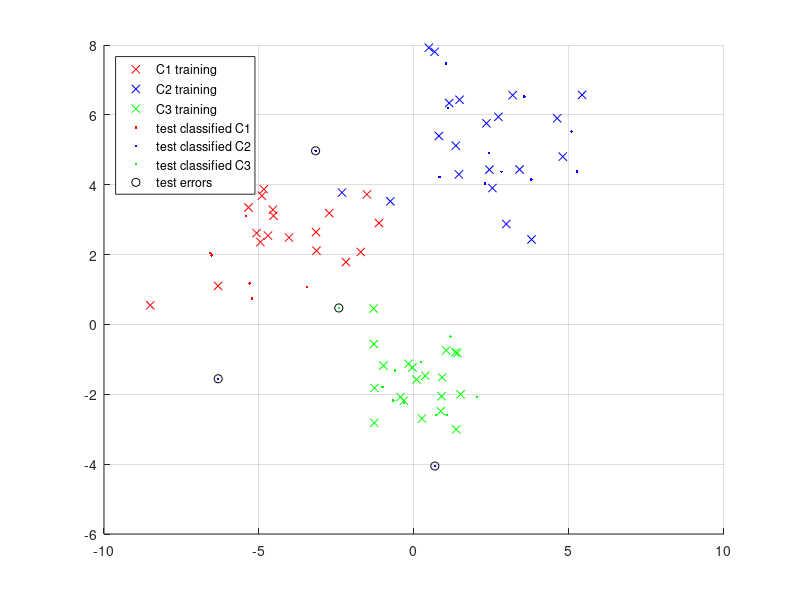

The MATLAB script that drew this image:
%%%%%%%%%%%%%%%%%%%%%%%%%%%%%%%%%%%%%%%%%%%%%%%%%%%%%%%%%%%%%%%%%%%%%%%%%%%%%%%%%%%%%%%%%%%%%%%%%%%%%
%%% The American University in Cairo %%%%%%%%%%%%%%%%%%%%%%%%%%%%%%%%%%%%%%%%%%%%%%%%%%%%%%%%%%%%%%%%
%%% Sprig 2014 %%%%%%%%%%%%%%%%%%%%%%%%%%%%%%%%%%%%%%%%%%%%%%%%%%%%%%%%%%%%%%%%%%%%%%%%%%%%%%%%%%%%%%
%%% Pattern Analysis Project %%%%%%%%%%%%%%%%%%%%%%%%%%%%%%%%%%%%%%%%%%%%%%%%%%%%%%%%%%%%%%%%%%%%%%%%
%%% Mohamed Ghoneim %%%%%%%%%%%%%%%%%%%%%%%%%%%%%%%%%%%%%%%%%%%%%%%%%%%%%%%%%%%%%%%%%%%%%%%%%%%%%%%%%
%%% 900072605       %%%%%%%%%%%%%%%%%%%%%%%%%%%%%%%%%%%%%%%%%%%%%%%%%%%%%%%%%%%%%%%%%%%%%%%%%%%%%%%%%
%%%%%%%%%%%%%%%%%%%%%%%%%%%%%%%%%%%%%%%%%%%%%%%%%%%%%%%%%%%%%%%%%%%%%%%%%%%%%%%%%%%%%%%%%%%%%%%%%%%%%
%%% CODE DESCRIPTION %%%%%%%%%%%%%%%%%%%%%%%%%%%%%%%%%%%%%%%%%%%%%%%%%%%%%%%%%%%%%%%%%%%%%%%%%%%%%%%%

% Sample File That runs SVM

% svm_example - this is a simple example of using LIBSVM utils 
% svmtrain and svmpredict in MATLAB and from the command line
%
% v1.0 Antoni Chan, SVCL, UCSD, Copyright 2006
% v2.0 Jose Costa Pereira, SVCL, UCSD, Copyright 2013

clear all;
close all;

%addpath('libsvm-3.16/matlab/');
%addpath('libsvm-mat-2.82-2/');
addpath('/home/ghooo/libsvm-3.18/matlab/');

randn('seed', 12345);


% specify three classes
mu1 = [-5; 3]; mu2 = [3; 5]; mu3 = [0; -2];
cv1 = [4; 2];  cv2 = [3; 3]; cv3 = [1; 1];

N = 20;
d = 2;
Nt = 10;

% make training set
Y1 = 1*ones(1,N);
X1 = diag(sqrt(cv1))*randn(d, N) + repmat(mu1, 1, N);
Y2 = 2*ones(1,N);
X2 = diag(sqrt(cv2))*randn(d, N) + repmat(mu2, 1, N);
Y3 = 3*ones(1,N);
X3 = diag(sqrt(cv3))*randn(d, N) + repmat(mu3, 1, N);

% make test set
tY1 = 1*ones(1,Nt);
tX1 = diag(sqrt(cv1))*randn(d, Nt) + repmat(mu1, 1, Nt);
tY2 = 2*ones(1,Nt);
tX2 = diag(sqrt(cv2))*randn(d, Nt) + repmat(mu2, 1, Nt);
tY3 = 3*ones(1,Nt);
tX3 = diag(sqrt(cv3))*randn(d, Nt) + repmat(mu3, 1, Nt);

% setup training data
Y = [Y1,Y2,Y3]';
X = [X1,X2,X3];  % each column is a data point
Xt = X';         % each row is a data point

% setup testing data
tY = [tY1, tY2, tY3]';
tX = [tX1, tX2, tX3];
tXt = tX';


% svm options
svmopts=['-c 2 -g 1'];

% train SVM
model=svmtrain(Y, Xt, svmopts);

% test SVM on training data
[Yout, Acc, Yext]=svmpredict(Y,Xt,model,'');

% test SVM on test data
[tYout, tAcc, tYext]=svmpredict(tY,tXt,model,'');

% plot data
figure
hold on
% training data
plot(X1(1,:), X1(2,:), 'rx');
plot(X2(1,:), X2(2,:), 'bx');
plot(X3(1,:), X3(2,:), 'gx');
% test data
cols = 'rbg';
for i=1:3
  ind = find(tYout == i);
  plot(tX(1,ind), tX(2,ind),[cols(i) '.'])
end 
% circle test errors
ind = find(tYout(:) ~= tY(:));
plot(tX(1,ind), tX(2,ind), 'ko');
hold off
legend('C1 training', 'C2 training', 'C3 training', ...
    'test classified C1', 'test classified C2', 'test classified C3', ...
    'test errors','Location','NorthWest');
grid on;

numerrtrain = sum(Yout(:) ~= Y(:))
numerrtest  = sum(tYout(:) ~= tY(:))


